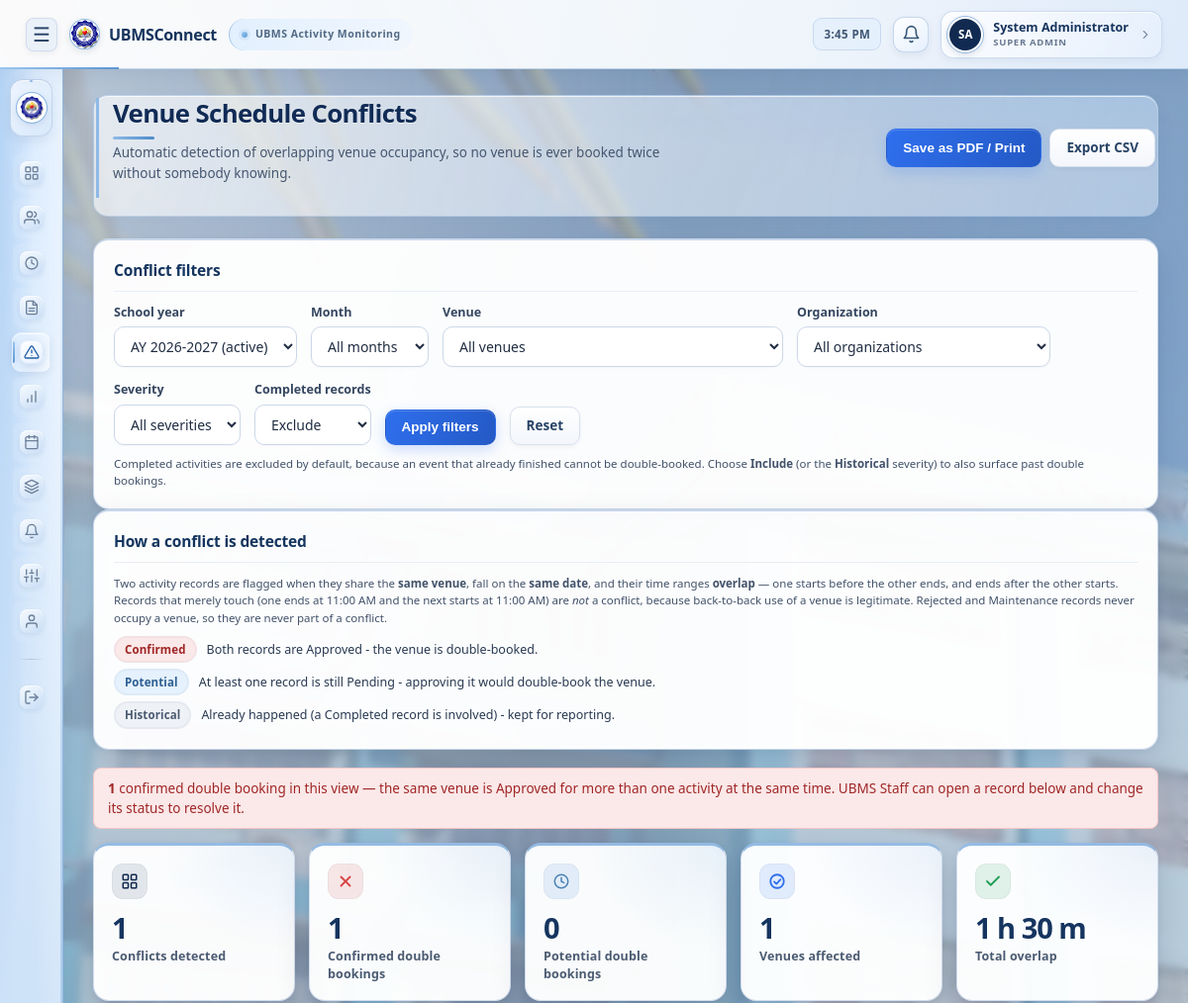
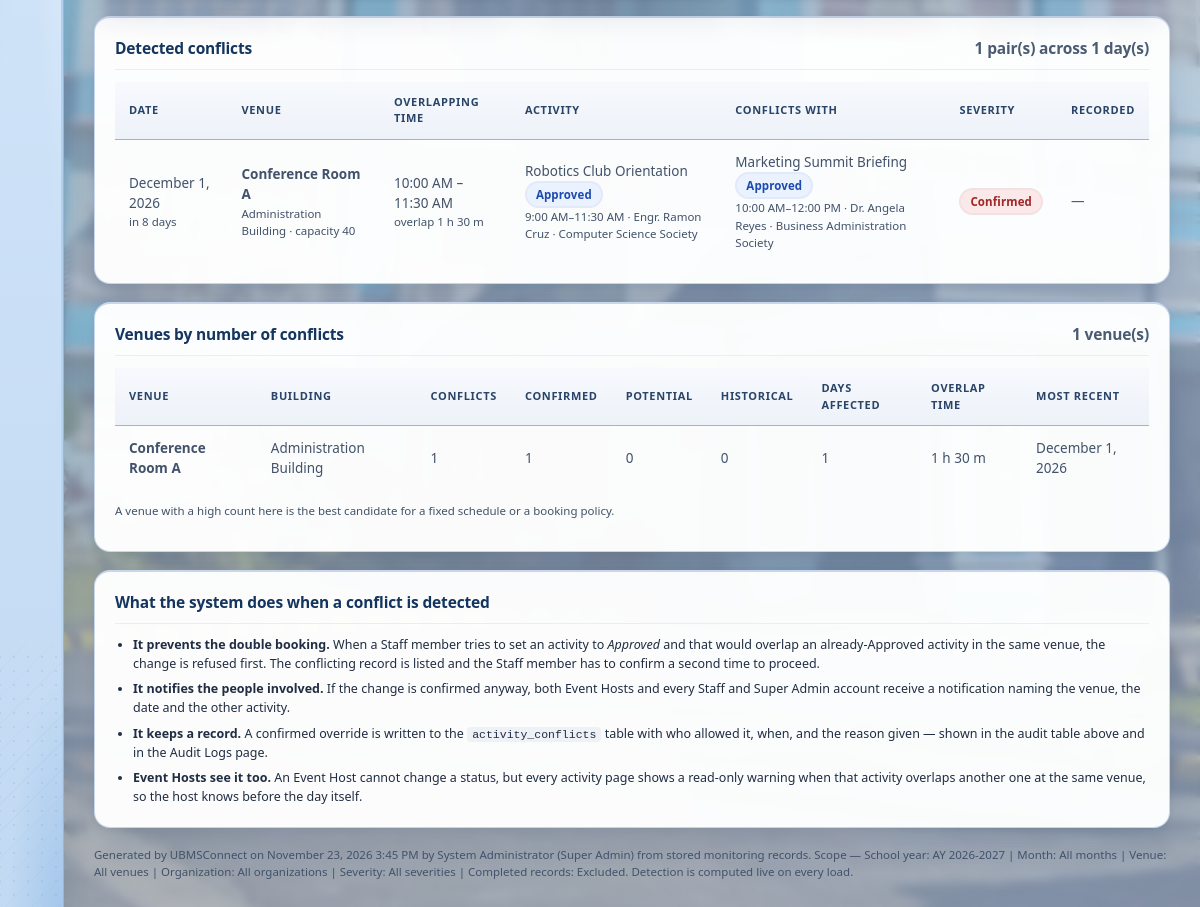
/conflicts.php (signed in), run on the app's committed database (2 pictures, top to bottom).
### tables this page shows
CREATE TABLE activities (
    id INT AUTO_INCREMENT PRIMARY KEY,
    activity_name VARCHAR(150) NOT NULL,
    description TEXT,
    host_id INT NOT NULL,
    organization_id INT NULL,
    venue_id INT NOT NULL,
    activity_date DATE NOT NULL,
    school_year_id INT NULL,
    start_time TIME NOT NULL,
    end_time TIME NOT NULL,
    status ENUM('Pending','Approved','Rejected','Maintenance','Completed') NOT NULL DEFAULT 'Pending',
    created_at DATETIME DEFAULT CURRENT_TIMESTAMP,
    updated_at DATETIME DEFAULT CURRENT_TIMESTAMP ON UPDATE CURRENT_TIMESTAMP,
    CONSTRAINT fk_activities_host FOREIGN KEY (host_id) REFERENCES users(id) ON DELETE CASCADE,
    CONSTRAINT fk_activities_venue FOREIGN KEY (venue_id) REFERENCES venues(id) ON DELETE CASCADE,
    CONSTRAINT fk_activities_school_year FOREIGN KEY (school_year_id) REFERENCES school_years(id) ON DELETE SET NULL,
    CONSTRAINT fk_activities_organization FOREIGN KEY (organization_id) REFERENCES organizations(id) ON DELETE SET NULL,
    INDEX idx_activity_date (activity_date),
    INDEX idx_status (status),
    INDEX idx_venue_id (venue_id),
    INDEX idx_host_id (host_id)
);

CREATE TABLE venues (
    id INT AUTO_INCREMENT PRIMARY KEY,
    venue_name VARCHAR(100) NOT NULL,
    building VARCHAR(100) NOT NULL,
    location VARCHAR(150) NULL,
    description TEXT NULL,
    image_path VARCHAR(255) NULL,
    is_free TINYINT(1) NOT NULL DEFAULT 1,
    usage_fee DECIMAL(10,2) NULL,
    capacity INT NOT NULL DEFAULT 0,
    status ENUM('Available','In Use','Under Maintenance','Unavailable') NOT NULL DEFAULT 'Available',
    is_active TINYINT(1) NOT NULL DEFAULT 1,
    created_by INT NULL,
    created_at DATETIME DEFAULT CURRENT_TIMESTAMP,
    updated_at DATETIME DEFAULT CURRENT_TIMESTAMP ON UPDATE CURRENT_TIMESTAMP,
    CONSTRAINT fk_venues_created_by FOREIGN KEY (created_by) REFERENCES users(id) ON DELETE SET NULL
);

CREATE TABLE school_years (
    id INT AUTO_INCREMENT PRIMARY KEY,
    name VARCHAR(60) NOT NULL UNIQUE,
    start_date DATE NOT NULL,
    end_date DATE NOT NULL,
    is_active TINYINT(1) NOT NULL DEFAULT 1,
    created_at DATETIME DEFAULT CURRENT_TIMESTAMP
);

CREATE TABLE users (
    id INT AUTO_INCREMENT PRIMARY KEY,
    username VARCHAR(50) NOT NULL UNIQUE,
    password VARCHAR(255) NOT NULL,
    password_changed_at DATETIME NULL,
    full_name VARCHAR(100) NOT NULL,
    email VARCHAR(150) NULL,
    profile_picture VARCHAR(255) NULL,
    university_id VARCHAR(50) NULL,
    affiliation ENUM('student','ubms_staff') NULL,
    department_id INT NULL,
    course_id INT NULL,
    organization_id INT NULL,
    office_unit VARCHAR(150) NULL,
    role ENUM('super_admin','staff','host') NOT NULL,
    status ENUM('active','pending','inactive','rejected') NOT NULL DEFAULT 'active',
    created_at DATETIME DEFAULT CURRENT_TIMESTAMP,
    updated_at DATETIME DEFAULT CURRENT_TIMESTAMP ON UPDATE CURRENT_TIMESTAMP,
    last_login DATETIME NULL
);

CREATE TABLE organizations (
    id INT AUTO_INCREMENT PRIMARY KEY,
    department_id INT NULL,
    organization_name VARCHAR(150) NOT NULL UNIQUE,
    is_active TINYINT(1) NOT NULL DEFAULT 1,
    CONSTRAINT fk_org_department FOREIGN KEY (department_id) REFERENCES departments(id) ON DELETE SET NULL
);

### conflicts.php (the view, shortened to what the rows shown need)
<?php
require_once __DIR__ . '/includes/auth.php';
require_once __DIR__ . '/includes/school_year.php';
require_once __DIR__ . '/includes/conflicts.php';
$schoolYears   = getSchoolYears();
$activeYear    = getActiveSchoolYear();
$fSchoolYear = $_GET['school_year'] ?? ($activeYear ? (string) $activeYear['id'] : 'all');
$fMonth      = (int) ($_GET['month'] ?? 0);
$fVenue      = (int) ($_GET['venue'] ?? 0);
$fOrg        = (int) ($_GET['organization'] ?? 0);
$fSeverity   = (string) ($_GET['severity'] ?? 'all');
$fCompleted  = !empty($_GET['include_completed']);
$selectedSchoolYear = null;
if ($fSchoolYear !== 'all') {
    foreach ($schoolYears as $sy) {
        if ((string) $sy['id'] === (string) $fSchoolYear) $selectedSchoolYear = $sy;
    }
}
$selectedVenue = null;
if (!$selectedVenue) $fVenue = 0;
$selectedOrg = null;
if (!$selectedOrg) $fOrg = 0;
$conflicts = findVenueConflicts([
    'school_year_id'    => $selectedSchoolYear ? (int) $selectedSchoolYear['id'] : 0,
    'month'             => $fMonth,
    'venue_id'          => $fVenue,
    'organization_id'   => $fOrg,
    'severity'          => $fSeverity,
    'include_completed' => $fCompleted,
]);
$summary  = summarizeConflicts($conflicts);
$hotspots = conflictHotspots($conflicts);
$filterSummary = [
    'School year'         => $selectedSchoolYear ? $selectedSchoolYear['name'] : 'All school years',
    'Month'               => $fMonth ? monthLabel($fMonth) : 'All months',
    'Venue'               => $selectedVenue ? $selectedVenue['venue_name'] . ' (' . $selectedVenue['building'] . ')' : 'All venues',
    'Organization'        => $selectedOrg ? $selectedOrg['organization_name'] : 'All organizations',
    'Severity'            => $fSeverity === 'all' ? 'All severities' : conflictSeverityLabel($fSeverity),
    'Completed records'   => $fCompleted || $fSeverity === 'historical' ? 'Included' : 'Excluded',
];
$generatedAt = date('F j, Y g:i A');
function conflictDateContext($date) {
    $today = strtotime(date('Y-m-d'));
    $when  = strtotime($date);
    $days = (int) round(($when - $today) / 86400);
    if ($days > 0)    return 'in ' . $days . ' days';
    return abs($days) . ' days ago';
}
include __DIR__ . '/includes/header.php';
?>
<main class="main-content">
    <div class="page-header">
        <div>
            <h1>Venue Schedule Conflicts</h1>
        </div>
        <div class="report-actions no-print">
        </div>
    </div>
    <form method="GET" class="card report-filters no-print">
        <div class="card-title">Conflict filters</div>
        <div class="filter-bar" style="margin-bottom:0;">
        </div>
        <p class="small-note" style="margin:10px 0 0;">
        </p>
    </form>
    <section class="card conflict-legend report-section" aria-labelledby="conflict-legend-heading">
        <div class="card-title" id="conflict-legend-heading">How a conflict is detected</div>
        <p class="small-note conflict-legend-intro">
        </p>
        <div class="conflict-legend-list">
        </div>
    </section>
    <?php if ($summary['confirmed'] > 0): ?>
        <div class="alert alert-error no-print">
            <strong><?= (int) $summary['confirmed'] ?></strong>
            confirmed double booking<?= $summary['confirmed'] === 1 ? '' : 's' ?> in this view &mdash;
            the same venue is Approved for more than one activity at the same time.
            UBMS Staff can open a record below and change its status to resolve it.
        </div>
    <?php endif; ?>
    <?php if ($summary['total'] === 0): ?>
        <div class="card report-section">
            <div class="empty-state">
                No venue schedule conflicts match these filters.
                <br>
                <span class="small-note">
                    Every activity in this view has its venue to itself for its own time slot.
                    <?php if (!$fCompleted && $fSeverity !== 'historical'): ?>
                        Records that have already been Completed are excluded &mdash; include them if you want to
                        audit past double bookings.
                    <?php endif; ?>
                </span>
            </div>
        </div>
    <?php else: ?>
        <section class="stat-strip cols-5 report-section" aria-label="Conflict summary">
            <div class="stat-item total"><span class="stat-num"><?= (int) $summary['total'] ?></span><span class="stat-label">Conflicts detected</span></div>
            <div class="stat-item rejected"><span class="stat-num"><?= (int) $summary['confirmed'] ?></span><span class="stat-label">Confirmed double bookings</span></div>
            <div class="stat-item pending"><span class="stat-num"><?= (int) $summary['potential'] ?></span><span class="stat-label">Potential double bookings</span></div>
            <div class="stat-item approved"><span class="stat-num"><?= (int) $summary['venue_count'] ?></span><span class="stat-label">Venues affected</span></div>
            <div class="stat-item completed"><span class="stat-num stat-num-text"><?= e(formatOverlapMinutes($summary['minutes'])) ?></span><span class="stat-label">Total overlap</span></div>
        </section>
        <?php
        $openRecord = !isSuperAdmin();
        $detailLink = '/UBMSConnect/staff/activity_view.php?id=';
        ?>
        <div class="card report-section">
            <div class="card-title">
                Detected conflicts
                <span class="text-muted"><?= (int) $summary['total'] ?> pair(s) across <?= (int) $summary['date_count'] ?> day(s)</span>
            </div>
            <div class="table-wrap">
                <table class="data-table">
                    <thead>
                        <tr>
                            <th>Date</th>
                            <th>Venue</th>
                            <th>Overlapping time</th>
                            <th>Activity</th>
                            <th>Conflicts with</th>
                            <th>Severity</th>
                            <th>Recorded</th>
                        </tr>
                    </thead>
                    <tbody>
                    <?php foreach ($conflicts as $conflict): ?>
                        <tr>
                            <td>
                                <?= e(formatDate($conflict['activity_date'])) ?>
                                <div class="small-note"><?= e(conflictDateContext($conflict['activity_date'])) ?></div>
                            </td>
                            <td>
                                <strong><?= e($conflict['venue_name']) ?></strong>
                                <div class="small-note"><?= e($conflict['building']) ?> &middot; capacity <?= (int) $conflict['capacity'] ?></div>
                            </td>
                            <td>
                                <?= e(formatTime($conflict['overlap_start'])) ?> &ndash; <?= e(formatTime($conflict['overlap_end'])) ?>
                                <div class="small-note">overlap <?= e(formatOverlapMinutes($conflict['overlap_minutes'])) ?></div>
                            </td>
                            <?php foreach (['a', 'b'] as $side): $entry = $conflict[$side]; ?>
                                <td>
                                    <?php if ($openRecord): ?>
                                        <a href="<?= e($detailLink . $entry['id']) ?>"><?= e($entry['name']) ?></a>
                                    <?php else: ?>
                                        <?= e($entry['name']) ?>
                                    <?php endif; ?>
                                    <span class="badge <?= statusBadgeClass($entry['status']) ?>"><?= e($entry['status']) ?></span>
                                    <div class="small-note">
                                        <?= e(formatTime($entry['start'])) ?>&ndash;<?= e(formatTime($entry['end'])) ?>
                                        &middot; <?= e($entry['host']) ?>
                                        &middot; <?= e($entry['organization'] ?: 'Not assigned') ?>
                                    </div>
                                </td>
                            <?php endforeach; ?>
                            <td>
                                <span class="badge <?= conflictSeverityBadgeClass($conflict['severity']) ?>"><?= e(conflictSeverityLabel($conflict['severity'])) ?></span>
                            </td>
                            <td>
                                <?php if ($conflict['acknowledged']): ?>
                                    <span class="badge badge-maintenance">Approved anyway</span>
                                    <div class="small-note">
                                        <?= e($conflict['acknowledged']['detected_by_name'] ?: 'Unknown') ?>,
                                        <?= e(formatDateTime($conflict['acknowledged']['detected_at'])) ?>
                                        (<?= (int) $conflict['acknowledged']['override_count'] ?>&times;)
                                    </div>
                                <?php else: ?>
                                    <span class="text-muted">&mdash;</span>
                                <?php endif; ?>
                            </td>
                        </tr>
                    <?php endforeach; ?>
                    </tbody>
                </table>
            </div>
        </div>
    <?php endif; ?>
    <?php if ($hotspots): ?>
        <div class="card report-section">
            <div class="card-title">
                Venues by number of conflicts
                <span class="text-muted"><?= count($hotspots) ?> venue(s)</span>
            </div>
            <div class="table-wrap">
                <table class="data-table">
                    <thead>
                        <tr>
                            <th>Venue</th>
                            <th>Building</th>
                            <th>Conflicts</th>
                            <th>Confirmed</th>
                            <th>Potential</th>
                            <th>Historical</th>
                            <th>Days affected</th>
                            <th>Overlap time</th>
                            <th>Most recent</th>
                        </tr>
                    </thead>
                    <tbody>
                    <?php foreach ($hotspots as $hotspot): ?>
                        <tr>
                            <td><strong><?= e($hotspot['venue_name']) ?></strong></td>
                            <td><?= e($hotspot['building']) ?></td>
                            <td><?= (int) $hotspot['total'] ?></td>
                            <td><?= (int) $hotspot['confirmed'] ?></td>
                            <td><?= (int) $hotspot['potential'] ?></td>
                            <td><?= (int) $hotspot['historical'] ?></td>
                            <td><?= (int) $hotspot['day_count'] ?></td>
                            <td><?= e(formatOverlapMinutes($hotspot['minutes'])) ?></td>
                            <td><?= $hotspot['last_date'] ? e(formatDate($hotspot['last_date'])) : '-' ?></td>
                        </tr>
                    <?php endforeach; ?>
                    </tbody>
                </table>
            </div>
            <p class="small-note">
                A venue with a high count here is the best candidate for a fixed schedule or a booking policy.
            </p>
        </div>
    <?php endif; ?>
    <div class="card report-section">
        <div class="card-title">What the system does when a conflict is detected</div>
        <ul class="conflict-policy-list">
        </ul>
    </div>
    <p class="small-note report-footer-note">
        Generated by UBMSConnect on <?= e($generatedAt) ?> by <?= e(currentUserName()) ?>
        (<?= e(roleLabel(currentUserRole())) ?>) from stored monitoring records.
        Scope &mdash; <?= e(implode('  |  ', array_map(function ($label, $value) {
            return $label . ': ' . $value;
        }, array_keys($filterSummary), $filterSummary))) ?>. Detection is computed live on every load.
    </p>
</main>
<?php include __DIR__ . '/includes/footer.php'; ?>

### data on the page
activities: venue "1", venue+activity_date "0", formatOverlapMinutes($summary['minutes']) "1 h 30 m", activity_date "December 1, 2026", activity_date "in 8 days", venue.venue_name "Conference Room A", venue.building "Administration Building", venue.capacity "40", overlap_start "10:00 AM", overlap_end "11:30 AM", overlap_minutes "1 h 30 m", activity_name "Robotics Club Orientation", status "Approved", start_time "9:00 AM", end "11:30 AM", host.full_name "Engr. Ramon Cruz", organization.organization_name "Computer Science Society", activities.activity_name "Marketing Summit Briefing", start "10:00 AM", activities.end_time "12:00 PM", users.full_name "Dr. Angela Reyes", organizations.organization_name "Business Administration Society", severity "Confirmed", potential "0", historical "0", minutes "1 h 30 m"
school_years: name "School year: AY 2026-2027 | Month: All months | Venue: All venues | Organization: All organizations | Severity: All severities | Completed records: Excluded"

### other printed values
nameInitials(currentUserName()) "SA"
currentUserName() "System Administrator"
roleLabel(currentUserRole()) "SUPER ADMIN"
conflictSeverityLabel($severity) "Confirmed"
conflictSeverityDescription($severity) "Both records are Approved - the venue is double-booked."
conflictSeverityLabel($severity) "Potential"
conflictSeverityDescription($severity) "At least one record is still Pending - approving it would double-book the venue."
conflictSeverityLabel($severity) "Historical"
conflictSeverityDescription($severity) "Already happened (a Completed record is involved) - kept for reporting."
roleLabel(currentUserRole()) "Super Admin"
form field school_year "AY 2026-2027 (active)"
